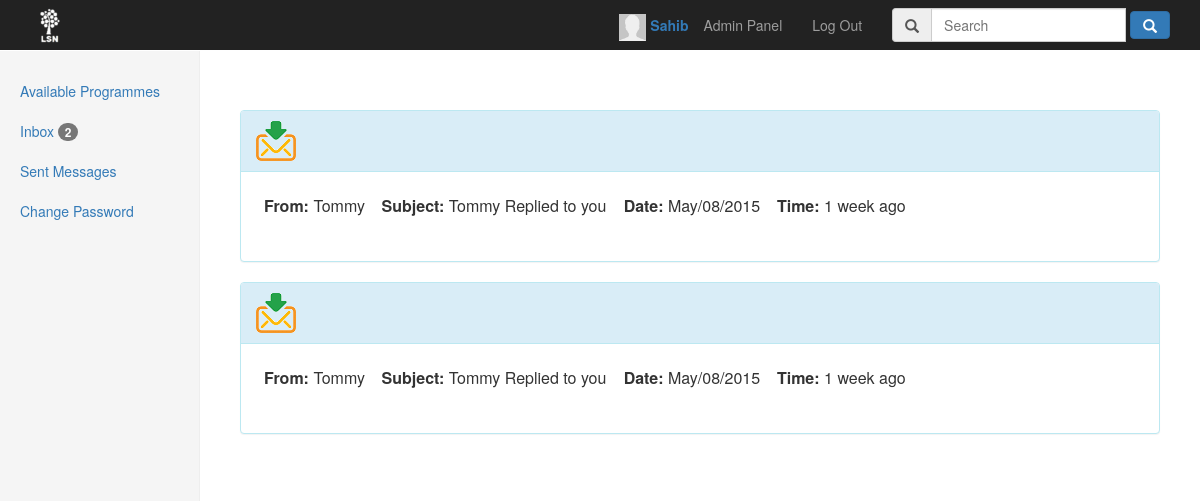
Page /Feed/index.php?Inbox&id=40 (signed in) on the earlier database version.
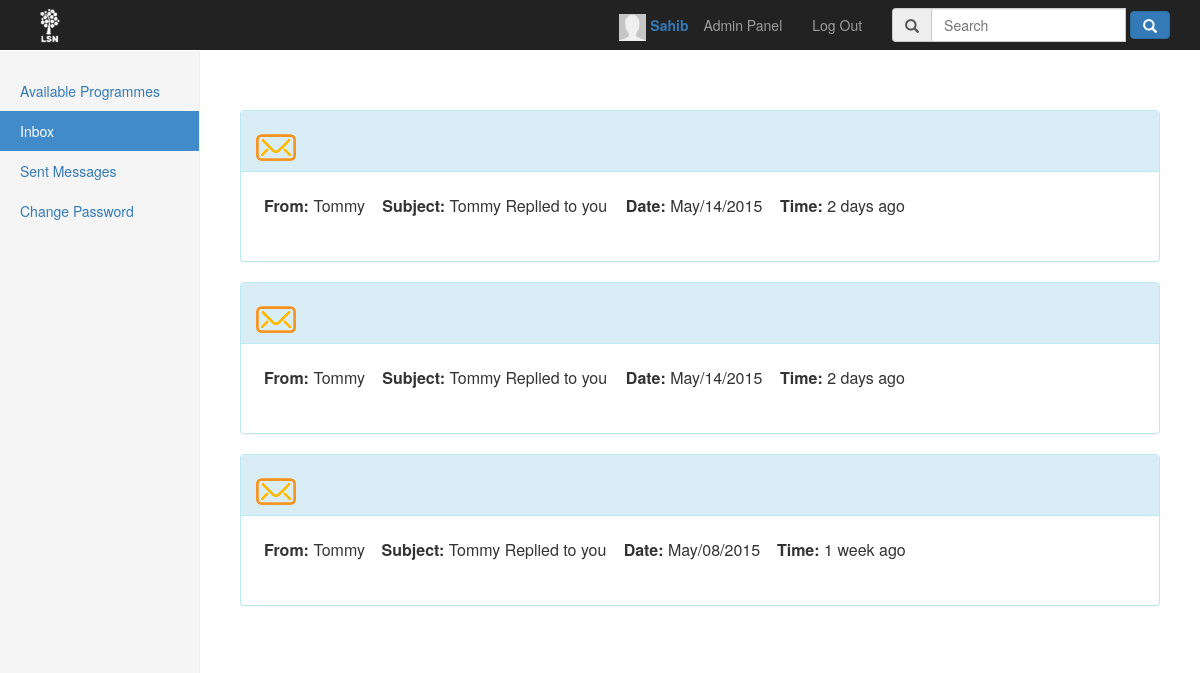
Same page on the later database version.
### tables this page shows
CREATE TABLE IF NOT EXISTS `messages` (
  `MsgId` int(11) NOT NULL AUTO_INCREMENT,
  `FromName` varchar(32) NOT NULL,
  `Subject` varchar(255) NOT NULL,
  `Date` varchar(32) NOT NULL,
  `Time` int(11) NOT NULL,
  `Messages` text NOT NULL,
  `Open` int(11) NOT NULL,
  `UserId` int(11) NOT NULL,
  `NEWMSGID` int(11) DEFAULT NULL,
  PRIMARY KEY (`MsgId`),
  KEY `MsgId` (`MsgId`)
);

### Feed/Controller/MasterController.php (called while the page is built, shortened)
<?php
require_once("Model/LoginModel.php");
require_once("View/BaseView.php");
require_once('View/ProfileView.php');
require_once("View/InboxView.php");
require_once('Model/Messages.php');
require_once('Model/Dao/MessagesRepository.php');
class MasterController extends Navigation
{
	private $loginController;
    private $model;
    private $forgetPasswordView;
    private $userRepository;
    private $emailExp;
    private $inboxView;
    private $programView;
	function __construct()
	{
      	$this->userRepository = new UserRepository();
      	$this->messageRepository = new MessagesRepository();
      	$this->messages = new Messages();
      	$this->model = new LoginModel();
		$this->forgetPasswordView = new ForgetPasswordView();
		$this->htmlView = new HTMLView();
		$this->resetPassword = new ResetPasswordView();
		$this->changePasswordView = new ChangePasswordView();
		$this->inboxView = new InboxView($this->model,$this->messages,$this->htmlView,$this->userRepository,$this->messageRepository);
      	$this->programView = new ProgramView($this->model,$this->messageRepository);
      	$this->loginController = new LoginController();
      	$this->emailExp = "/^[a-z0-9\å\ä\ö._-]+@[a-z0-9\å\ä\ö.-]+\.[a-z]{2,6}$/i";
	}
		public function doControll()
		{
			try
			{
				if ($this->forgetPasswordView->pressSubmitToSend() && !$this->resetPassword->issetCode())
				{
					if (!preg_match($this->emailExp, $this->getEmail()))
					{
						$msgId = 22;
    				    $this->loginMessage = new LoginMessage($msgId);
		                $message = $this->loginMessage->getMessage();
		                $this->forgetPasswordView->setMessage($message);
		                return  $this->forgetPasswordView->showForgetPasswordPage();
					}
					else
					{
						$userEmail = $this->userRepository->getEmailForResetPassword($this->getEmail());
					  if($userEmail != ""){
						if($this->getEmail() == $userEmail->getEmail()) {
							$date = date('Y-m-d H:i:s');
							$this->code = rand(10000,1000000);
							$to = $userEmail->getEmail();
							$subject = "LSN/ Forgot password";
							$message = "Hej!
							(Det här meddelandet går inte att svara på).
							OBS// Länken är endast aktiv i 20 minuter.
							För att ändra lösenordet klicka på länken nedan:
							http://www.sahibsahib.com/LSN/Feed/?gjaQwrA=$this->code&kjAmsdNg";
							$headers = 'From: LSN@sahibsahib.com' . "\r\n" .
									   'X-Mailer: PHP/' . phpversion();
							$this->userRepository->resetPassword($this->code,$this->getEmail());
							$this->userRepository->resetPasswordTime($date,$this->getEmail());
							if (mail($to, $subject, $message,$headers))
							{
								$msgId = 42;
								$this->loginMessage = new LoginMessage($msgId);
				                $message = $this->loginMessage->getMessage();
				                $this->forgetPasswordView->setMessage($message);
				                return  $this->forgetPasswordView->showForgetPasswordPage();
							 }
							}
					}
					else
						  {
								$msgId = 42;
								$this->loginMessage = new LoginMessage($msgId);
				                $message = $this->loginMessage->getMessage();
				                $this->forgetPasswordView->setMessage($message);
				                return  $this->forgetPasswordView->showForgetPasswordPage();
						}
					 }
	            }
	             else if ($this->loginController->isAuthenticated() && $this->inboxView->didUserPressToInbox())
	             {
	            			if ($this->inboxView->getId() == $this->model->getId()) {
	            				 return $this->inboxView->rednerInbox();
	            			}
	            }
			}
			catch (Exception $e)
			{
				error_log($e->getMessage() . "\n", 3, Settings::$ERROR_LOG);
            	if (Settings::$DO_DEBUG)
            	{
                	throw $e;
                }
			}
	}
}

### Feed/index.php (called while the page is built, shortened)
<?php
require_once('Controller/MasterController.php');
require_once("View/BaseView.php");
try
{
	$masterController = new MasterController();
	$html = $masterController->doControll();
}
catch (Exception $e)
{
	error_log($e->getMessage() . "\n", 3, Settings::$ERROR_LOG);
	if (Settings::$DO_DEBUG)
	{
		throw $e;
	}
}
?>

### Feed/Model/LoginModel.php (called while the page is built, shortened)
<?php
class LoginModel{
    public function getId()
    {
        return $_SESSION['id'];
    }
}

### Feed/Model/Messages.php (called while the page is built, shortened)
<?php
	require_once('Model/Dao/MessagesRepository.php');
 	class Messages {
 		private $messagesRepository;
 		public function __construct() {
 			$this->messagesRepository = new MessagesRepository();
 		}
 		public function getMsgForUser($userId) {
			return $this->messagesRepository->GetMessagesForUser($userId);
		}
 	}

### Feed/Model/Dao/Repository.php (called while the page is built, shortened)
<?php
abstract class Repository
{
	protected $dbConnection;
    protected function connection()
    {
	    try
	    {
	    	if ($this->dbConnection == null)
	    	{
	            $this->dbConnection = new PDO(Settings::$DB_CONNECTION, Settings::$DB_USERNAME, Settings::$DB_PASSWORD);
		        $this->dbConnection->setAttribute(PDO::ATTR_ERRMODE, PDO::ERRMODE_EXCEPTION);
		        return $this->dbConnection;
	    	}
		}
		catch (Exception $e)
		{
			error_log($e->getMessage() . "\n", 3, Settings::$ERROR_LOG);
	    	if (Settings::$DO_DEBUG)
	    	{
	        	throw $e;
	        }
		}
  	}
}

### Feed/Model/Dao/MessagesRepository.php (called while the page is built, shortened)
<?php
require_once('Model/Dao/Repository.php');
require_once('Model/MessageModel.php');
 class MessagesRepository extends Repository
 {
	private static $MsgId  = "MsgId";
	private static $FromName = "FromName";
	private static $UserId = "UserId";
	private static $Subject = "Subject";
	private static $Date = "Date";
	private static $Time = "Time";
	private static $Messages = "Messages";
	private static $Open = "Open";
	private $db;
	private $table;
	public function __construct() {
		$this->table = "messages";
		$this->db = $this->connection();
	}
 	public function GetMessagesForUser($userId) {
		try
		{
			$array = array();
			$sql = "SELECT * FROM $this->table  WHERE ".self::$UserId."= ? ORDER BY " . self::$MsgId . " DESC LIMIT 0,5";
			$query = $this->db->prepare($sql);
			$params = array($userId);
			$query->execute($params);
			$results = $query->fetchAll();
 			if ($results) {
 			  foreach($results as $result) {
					$array[] = new MessageModel($result[self::$MsgId],$result[self::$FromName],$result[self::$Subject],$result[self::$Date],$result[self::$Time],$result[self::$Messages],$result[self::$Open],$result[self::$UserId]);
			  }
			  return $array;
 			}
			return NULL;
		}
		catch (PDOException $e)
		{
			echo "PDOException : " . $e->getMessage();
		}
	}
 }

### Feed/Model/MessageModel.php (called while the page is built, shortened)
<?php
	class MessageModel {
		private $MsgId;
		private  $FromName;
		private  $Subject;
		private  $Date;
		private  $Time;
		private  $Open;
		public function __construct($MsgId, $FromName, $Subject, $Date, $Time, $Messages, $Open, $userid) {
			$this->MsgId = $MsgId;
			$this->FromName = $FromName;
			$this->Subject = $Subject;
			$this->Date = $Date;
			$this->Time = $Time;
			$this->Open = $Open;
		}
		public function getMsgId() {
			return $this->MsgId;
		}
		public function getFromName() {
			return $this->FromName;
		}
		public function getSubject() {
			return $this->Subject;
		}
		public function getDate() {
			return $this->Date;
		}
		public function getTime() {
			return $this->Time;
		}
		public function getOpen() {
			return $this->Open;
		}
	}

### Feed/helper/time.php (called while the page is built, shortened)
<?php
function time_passed($timestamp){
    $timestamp      = (int) $timestamp;
    $current_time   = time();
    $diff           = $current_time - $timestamp;
    $intervals      = array (
        'year' => 31556926, 'month' => 2629744, 'week' => 604800, 'day' => 86400, 'hour' => 3600, 'minute'=> 60
    );
    if ($diff >= $intervals['day'] && $diff < $intervals['week'])
    {
        $diff = floor($diff/$intervals['day']);
        return $diff == 1 ? $diff . ' day ago' : $diff . ' days ago';
    }
    if ($diff >= $intervals['week'] && $diff < $intervals['month'])
    {
        $diff = floor($diff/$intervals['week']);
        return $diff == 1 ? $diff . ' week ago' : $diff . ' weeks ago';
    }
}
?>

### Feed/View/InboxView.php (the view, shortened to what the rows shown need)
<?php
	require_once('View/BaseView.php');
	require_once('helper/time.php');
	class InboxView extends BaseView
	{
		  private $messages;
		  protected $loginModel;
		  private $messagesRepository;
		public function __construct(LoginModel $model,Messages $messages,HTMLView $mainView,UserRepository $userRepository,MessagesRepository $messagesRepository)
		{
		    $this->messages = $messages;
		    $this->loginModel = $model;
		    $this->messagesRepository = $messagesRepository;
		}
		public function InboxHTML() {
			    $inboxes = $this->messages->getMsgForUser($this->loginModel->getId());
			    $html = $this->cssView("Inbox");
			    $open = $this->messagesRepository->getIfOpenOrNot($this->loginModel->getId());
		                  if ($open != null) {
		                       if ($open == 1) {
                         $html .= '<li><a name="Inbox" href="?' . $this->inboxLocation ."&".$this->id."=".$this->loginModel->getId().'">Inbox <span class="badge">1</span></a></li>';
                       }
                       else {
                           $html .= '<li><a name="Inbox" href="?' . $this->inboxLocation ."&".$this->id."=".$this->loginModel->getId().'">Inbox  <span class="badge">' . $open . '</span></a></li>';
                       }
		                  }
		                  else {
		                      $html .= '<li class="active"><a name="Inbox" href="?' . $this->inboxLocation ."&".$this->id."=".$this->loginModel->getId().'">Inbox</a></li><span class="sr-only">(current)</span></a></li>';
		                  }
		              $html .= '<li><a name="Inbox" href="?' . $this->sendLocation ."&".$this->id."=".$this->loginModel->getId().'">Sent Messages</a></li>'.
		              '<li><a href="?' . $this->changePasswordLocation . '">Change Password</span></a></li>
		              </ul>
		            </div>';
		            $html .= '<div class="col-sm-9 col-sm-offset-3 col-md-10 col-md-offset-2 main">
		            ' . $this->message . '';
				$html .= '</br>'.
					'<script type="text/javascript" src="js/jquery.js"></script>'.
					'<script type="text/javascript" src="js/LoadMoreMessages.js"></script>'.
					'<script type="text/javascript">var user_id = ' . $this->getId() . ';</script>' .
					'<script type="text/javascript" src="js/inboxJS.js"></script>'.
					'</br>';
			$html .=
					'<div id="msg">';
					if ($inboxes != null) {
						foreach ($inboxes as $inbox) {
							if ($inbox->getOpen() == 0) {
							$open = '<img src="img/msg.png" alt="NotOpened" title="NotOpened" />';
							}
							else {
								$open ='<img src="img/new.png" alt="Opened" title="Opened" />';
							}
						    $html .=
								'<div id="msg'.$inbox->getMsgId().'" class="msg">'.
								'<div class="panel panel-info">
           						 <div class="panel-heading">
           					   <h3 class="panel-title"><a href="?'.$this->msgLocation.'&'.$this->id.'='.$inbox->getMsgId().'">'.$open.'</a></h3>
          					  </div>
          					  <div class="panel-body">
          					    <div class="row">
			                <div class=" col-md-9 col-lg-9 ">
			                  <table class="table table-user-information">
			                    <tbody>
			                      <tr><td><strong>From: </strong> '.$inbox->getFromName().'</td>'.
								'<td><strong>Subject: </strong> '.$inbox->getSubject().'</td>'.
								'<td><strong>Date: </strong> '.$inbox->getDate().'</td>'.
								'<td><strong>Time: </strong> '.time_passed($inbox->getTime()).'</td>'.
								'</tr>
			                    </tbody>
			                  </table>
			                </div>
			                </div>
			              </div>
			            </div>'.
					'</div>';
						}
					}
					else
					{
						$html .= '<div id="msg">'.
								 '<h3>There is no message right now!</h3>'.
								 '</div">';
					}
			     $html .= '</div><p id="loader"><img src="images/ajax-loader.gif"></p>
<script src="js/jquery.min.js"></script>
          <script src="js/bootstrap.min.js"></script>
          <script src="js/ie10-viewport-bug-workaround.js"></script>
			      </body>
			    </html>';
			return $html;
		}
		public function rednerInbox() {
			return $this->InboxHTML();
		}
	}

Differences in the rows shown:
removed messages: Open 0 (drawn), FromName "Tommy", Subject "Tommy Replied to you", Date "May/08/2015", Time "1 week ago"
added messages: Open 1 (drawn), FromName "Tommy", Subject "Tommy Replied to you", Date "May/14/2015", Time "2 days ago"
added messages: Open 1 (drawn), FromName "Tommy", Subject "Tommy Replied to you", Date "May/14/2015", Time "2 days ago"
changed messages "May/08/2015": Open: picture added; Open: picture removed
Other differences:
$open: "2" → (not shown)
